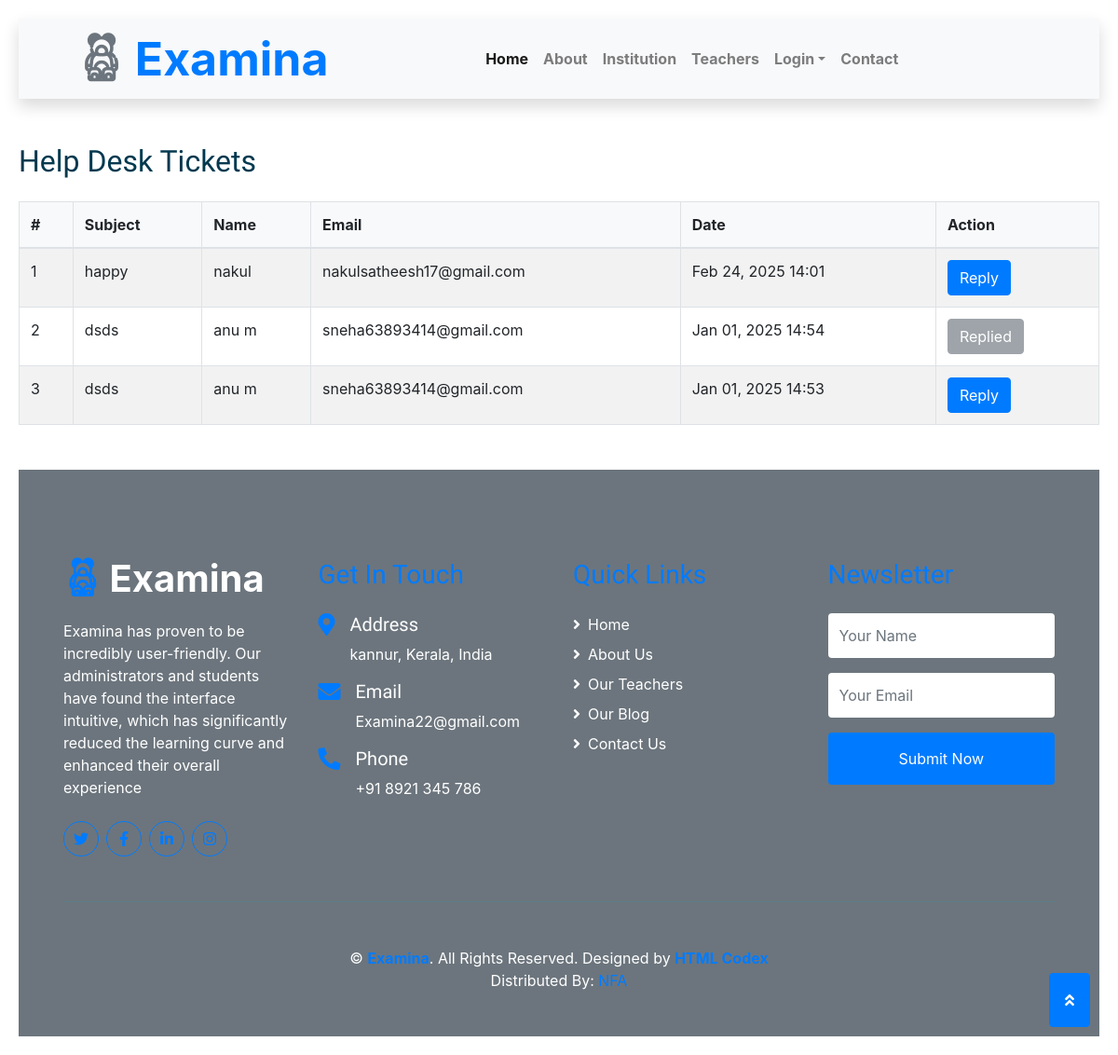
Page /helpdesk/ on the committed database.
### common/models.py (models this page shows, shortened)
class HelpDeskTicket(models.Model):
    name = models.CharField(max_length=100)
    email = models.EmailField()
    subject = models.CharField(max_length=200)
    message = models.TextField()
    created_at = models.DateTimeField(auto_now_add=True)
    replied = models.BooleanField(default=False)

### common/views.py (the view)
# urls.py: path('helpdesk/', views.ticket_list, name='ticket_list'),
def ticket_list(request):
    tickets = HelpDeskTicket.objects.all().order_by('-created_at')
    return render(request, 'siteadmin/ticket_list.html', {'tickets': tickets})

### templates/siteadmin/ticket_list.html (shortened to what this page needs)
{% extends 'base.html' %}
{% load static %}
{% block content %}
<br>
<br>
<!DOCTYPE html>
<html>
<head>
    <link rel="stylesheet" href="{% static 'css/bootstrap.min.css' %}">
</head>
<body>
    <h2 class="mb-4">Help Desk Tickets</h2>
    <table class="table table-striped table-bordered">
        <thead>
            <tr>
                <th>#</th>
                <th>Subject</th>
                <th>Name</th>
                <th>Email</th>
                <th>Date</th>
                <th>Action</th>
            </tr>
        </thead>
        <tbody>
            {% for ticket in tickets %}
            <tr>
                <td>{{ forloop.counter }}</td>
                <td>{{ ticket.subject }}</td>
                <td>{{ ticket.name }}</td>
                <td>{{ ticket.email }}</td>
                <td>{{ ticket.created_at|date:"M d, Y H:i" }}</td>
                <td>
                    {% if ticket.replied %}
                    <button class="btn btn-secondary" disabled>Replied</button>
                    {% else %}
                    <a href="{% url 'reply_ticket' ticket.id %}" class="btn btn-primary">Reply</a>
                    {% endif %}
                 </td>
            </tr>
            {% empty %}
            <tr>
                <td colspan="6" class="text-center">No tickets available.</td>
            </tr>
            {% endfor %}
        </tbody>
    </table>
</body>
</html>
{% endblock %}

### templates/siteadmin/ticket_list.html (style rules this page uses)
body { padding: 20px; }
table { width: 100%; border-collapse: collapse; }
th, td { padding: 10px; text-align: left; }
th { background-color: #f8f9fa; }

### rows in the picture
HelpDeskTicket: subject "happy", name "nakul", email "nakulsatheesh17@gmail.com", created_at "Feb 24, 2025 14:01", replied "Reply"
HelpDeskTicket: subject "dsds", name "anu m", email "sneha63893414@gmail.com", created_at "Jan 01, 2025 14:54", replied "Replied"
HelpDeskTicket: subject "dsds", name "anu m", email "sneha63893414@gmail.com", created_at "Jan 01, 2025 14:53", replied "Reply"
